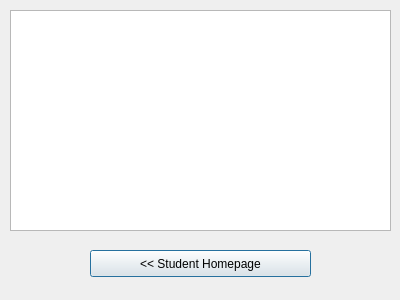
<?xml version="1.0" encoding="UTF-8"?>
<ui version="4.0">
 <class>studentenrolledprojects</class>
 <widget class="QDialog" name="studentenrolledprojects">
  <property name="geometry">
   <rect>
    <x>0</x>
    <y>0</y>
    <width>400</width>
    <height>300</height>
   </rect>
  </property>
  <property name="windowTitle">
   <string>Projects You're Enrolled In</string>
  </property>
  <widget class="QListWidget" name="listWidget">
   <property name="geometry">
    <rect>
     <x>10</x>
     <y>10</y>
     <width>381</width>
     <height>221</height>
    </rect>
   </property>
  </widget>
  <widget class="QPushButton" name="pushButton">
   <property name="geometry">
    <rect>
     <x>90</x>
     <y>250</y>
     <width>221</width>
     <height>27</height>
    </rect>
   </property>
   <property name="text">
    <string>&lt;&lt; Student Homepage</string>
   </property>
  </widget>
  <widget class="QLabel" name="label">
   <property name="geometry">
    <rect>
     <x>0</x>
     <y>0</y>
     <width>401</width>
     <height>301</height>
    </rect>
   </property>
   <property name="text">
    <string/>
   </property>
  </widget>
  <zorder>label</zorder>
  <zorder>listWidget</zorder>
  <zorder>pushButton</zorder>
 </widget>
 <resources/>
 <connections/>
</ui>
